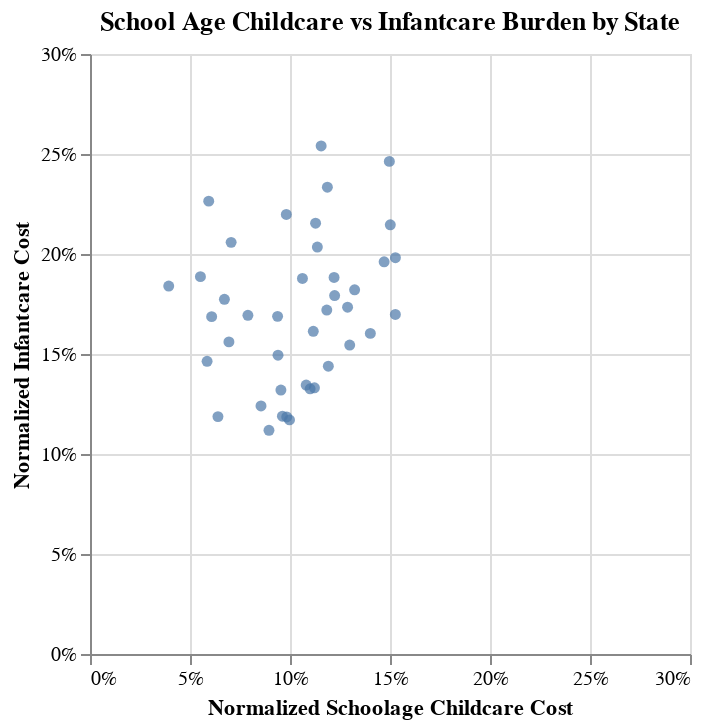

Source (notebook cell):
### Markdown cell above
### National, Infantcare vs Schoolage Care

### Code cell
schoolage_v_infant_scatter(state_costs_df, "School Age Childcare vs Infantcare Burden by State")

### Figure 1 — Vega-Lite specification as saved in the notebook (floating-point values rounded to 4 significant figures)
{"config": {"view": {"continuousWidth": 300, "continuousHeight": 300}}, "data": {"name": "data-bad8c86acf68b2ffada8fe248e9e2e23"}, "mark": {"type": "circle"}, "encoding": {"x": {"axis": {"format": "%"}, "field": "adj_schoolage", "scale": {"domain": [0, 0.3]}, "title": "Normalized Schoolage Childcare Cost", "type": "quantitative"}, "y": {"axis": {"format": "%"}, "field": "adj_infant", "scale": {"domain": [0, 0.3]}, "title": "Normalized Infantcare Cost", "type": "quantitative"}}, "title": "School Age Childcare vs Infantcare Burden by State", "$schema": "https://vega.github.io/schema/vega-lite/v5.20.1.json", "datasets": {"data-bad8c86acf68b2ffada8fe248e9e2e23": [{"STATE_NAME": "Alabama", "MEDIAN_INFANT_PRICE": 136.0, "MEDIAN_TODDLER_PRICE": 134.3, "MEDIAN_PRESCHOOL_PRICE": 125.6, "MEDIAN_SCHOOLAGE_PRICE": 112.9, "MHI": 59674, "adj_infant": 0.1185, "adj_toddler": 0.1171, "adj_preschool": 0.1094, "adj_schoolage": 0.09837}, {"STATE_NAME": "Arizona", "MEDIAN_INFANT_PRICE": 270.0, "MEDIAN_TODDLER_PRICE": 210.0, "MEDIAN_PRESCHOOL_PRICE": 210.0, "MEDIAN_SCHOOLAGE_PRICE": 175.0, "MHI": 74568, "adj_infant": 0.1883, "adj_toddler": 0.1464, "adj_preschool": 0.1464, "adj_schoolage": 0.122}, {"STATE_NAME": "California", "MEDIAN_INFANT_PRICE": 379.2, "MEDIAN_TODDLER_PRICE": 236.3, "MEDIAN_PRESCHOOL_PRICE": 225.0, "MEDIAN_SCHOOLAGE_PRICE": 198.6, "MHI": 91551, "adj_infant": 0.2154, "adj_toddler": 0.1342, "adj_preschool": 0.1278, "adj_schoolage": 0.1128}, {"STATE_NAME": "Colorado", "MEDIAN_INFANT_PRICE": 377.4, "MEDIAN_TODDLER_PRICE": 325.5, "MEDIAN_PRESCHOOL_PRICE": 276.4, "MEDIAN_SCHOOLAGE_PRICE": 168.6, "MHI": 89302, "adj_infant": 0.2198, "adj_toddler": 0.1895, "adj_preschool": 0.1609, "adj_schoolage": 0.09816}, {"STATE_NAME": "Connecticut", "MEDIAN_INFANT_PRICE": 350.0, "MEDIAN_TODDLER_PRICE": 350.0, "MEDIAN_PRESCHOOL_PRICE": 285.0, "MEDIAN_SCHOOLAGE_PRICE": 120.0, "MHI": 88429, "adj_infant": 0.2058, "adj_toddler": 0.2058, "adj_preschool": 0.1676, "adj_schoolage": 0.07057}, {"STATE_NAME": "Delaware", "MEDIAN_INFANT_PRICE": 280.3, "MEDIAN_TODDLER_PRICE": 199.2, "MEDIAN_PRESCHOOL_PRICE": 210.3, "MEDIAN_SCHOOLAGE_PRICE": 106.2, "MHI": 82174, "adj_infant": 0.1774, "adj_toddler": 0.1261, "adj_preschool": 0.1331, "adj_schoolage": 0.0672}, {"STATE_NAME": "Florida", "MEDIAN_INFANT_PRICE": 225.0, "MEDIAN_TODDLER_PRICE": 180.0, "MEDIAN_PRESCHOOL_PRICE": 165.0, "MEDIAN_SCHOOLAGE_PRICE": 125.0, "MHI": 69303, "adj_infant": 0.1688, "adj_toddler": 0.1351, "adj_preschool": 0.1238, "adj_schoolage": 0.09379}, {"STATE_NAME": "Georgia", "MEDIAN_INFANT_PRICE": 205.0, "MEDIAN_TODDLER_PRICE": 187.8, "MEDIAN_PRESCHOOL_PRICE": 179.0, "MEDIAN_SCHOOLAGE_PRICE": 82.0, "MHI": 72837, "adj_infant": 0.1464, "adj_toddler": 0.1341, "adj_preschool": 0.1278, "adj_schoolage": 0.05854}, {"STATE_NAME": "Idaho", "MEDIAN_INFANT_PRICE": 166.4, "MEDIAN_TODDLER_PRICE": 154.4, "MEDIAN_PRESCHOOL_PRICE": 140.3, "MEDIAN_SCHOOLAGE_PRICE": 134.7, "MHI": 72785, "adj_infant": 0.1189, "adj_toddler": 0.1103, "adj_preschool": 0.1002, "adj_schoolage": 0.09621}, {"STATE_NAME": "Illinois", "MEDIAN_INFANT_PRICE": 278.3, "MEDIAN_TODDLER_PRICE": 220.0, "MEDIAN_PRESCHOOL_PRICE": 189.2, "MEDIAN_SCHOOLAGE_PRICE": 81.45, "MHI": 76708, "adj_infant": 0.1887, "adj_toddler": 0.1491, "adj_preschool": 0.1282, "adj_schoolage": 0.05521}, {"STATE_NAME": "Iowa", "MEDIAN_INFANT_PRICE": 166.0, "MEDIAN_TODDLER_PRICE": 143.0, "MEDIAN_PRESCHOOL_PRICE": 143.0, "MEDIAN_SCHOOLAGE_PRICE": 114.4, "MHI": 69588, "adj_infant": 0.124, "adj_toddler": 0.1069, "adj_preschool": 0.1069, "adj_schoolage": 0.0855}, {"STATE_NAME": "Kansas", "MEDIAN_INFANT_PRICE": 157.3, "MEDIAN_TODDLER_PRICE": 148.0, "MEDIAN_PRESCHOOL_PRICE": 137.6, "MEDIAN_SCHOOLAGE_PRICE": 84.8, "MHI": 68925, "adj_infant": 0.1187, "adj_toddler": 0.1117, "adj_preschool": 0.1038, "adj_schoolage": 0.06398}, {"STATE_NAME": "Kentucky", "MEDIAN_INFANT_PRICE": 151.3, "MEDIAN_TODDLER_PRICE": 134.4, "MEDIAN_PRESCHOOL_PRICE": 134.4, "MEDIAN_SCHOOLAGE_PRICE": 125.6, "MHI": 59341, "adj_infant": 0.1326, "adj_toddler": 0.1178, "adj_preschool": 0.1178, "adj_schoolage": 0.1101}, {"STATE_NAME": "Louisiana", "MEDIAN_INFANT_PRICE": 153.3, "MEDIAN_TODDLER_PRICE": 147.3, "MEDIAN_PRESCHOOL_PRICE": 140.9, "MEDIAN_SCHOOLAGE_PRICE": 127.0, "MHI": 55416, "adj_infant": 0.1439, "adj_toddler": 0.1382, "adj_preschool": 0.1322, "adj_schoolage": 0.1192}, {"STATE_NAME": "Maine", "MEDIAN_INFANT_PRICE": 230.0, "MEDIAN_TODDLER_PRICE": 213.3, "MEDIAN_PRESCHOOL_PRICE": 194.0, "MEDIAN_SCHOOLAGE_PRICE": 158.3, "MHI": 69543, "adj_infant": 0.172, "adj_toddler": 0.1595, "adj_preschool": 0.1451, "adj_schoolage": 0.1184}, {"STATE_NAME": "Maryland", "MEDIAN_INFANT_PRICE": 327.4, "MEDIAN_TODDLER_PRICE": 230.8, "MEDIAN_PRESCHOOL_PRICE": 230.8, "MEDIAN_SCHOOLAGE_PRICE": 223.4, "MHI": 94991, "adj_infant": 0.1792, "adj_toddler": 0.1263, "adj_preschool": 0.1263, "adj_schoolage": 0.1223}, {"STATE_NAME": "Massachusetts", "MEDIAN_INFANT_PRICE": 461.6, "MEDIAN_TODDLER_PRICE": 408.5, "MEDIAN_PRESCHOOL_PRICE": 310.0, "MEDIAN_SCHOOLAGE_PRICE": 210.0, "MHI": 94488, "adj_infant": 0.254, "adj_toddler": 0.2248, "adj_preschool": 0.1706, "adj_schoolage": 0.1156}, {"STATE_NAME": "Michigan", "MEDIAN_INFANT_PRICE": 173.2, "MEDIAN_TODDLER_PRICE": 173.2, "MEDIAN_PRESCHOOL_PRICE": 155.7, "MEDIAN_SCHOOLAGE_PRICE": 139.2, "MHI": 66986, "adj_infant": 0.1345, "adj_toddler": 0.1345, "adj_preschool": 0.1208, "adj_schoolage": 0.1081}, {"STATE_NAME": "Minnesota", "MEDIAN_INFANT_PRICE": 390.0, "MEDIAN_TODDLER_PRICE": 347.6, "MEDIAN_PRESCHOOL_PRICE": 309.0, "MEDIAN_SCHOOLAGE_PRICE": 237.0, "MHI": 82338, "adj_infant": 0.2463, "adj_toddler": 0.2195, "adj_preschool": 0.1951, "adj_schoolage": 0.1497}, {"STATE_NAME": "Mississippi", "MEDIAN_INFANT_PRICE": 118.7, "MEDIAN_TODDLER_PRICE": 108.0, "MEDIAN_PRESCHOOL_PRICE": 108.0, "MEDIAN_SCHOOLAGE_PRICE": 101.1, "MHI": 52719, "adj_infant": 0.1171, "adj_toddler": 0.1065, "adj_preschool": 0.1065, "adj_schoolage": 0.09975}, {"STATE_NAME": "Montana", "MEDIAN_INFANT_PRICE": 220.8, "MEDIAN_TODDLER_PRICE": 230.1, "MEDIAN_PRESCHOOL_PRICE": 197.3, "MEDIAN_SCHOOLAGE_PRICE": 198.6, "MHI": 67631, "adj_infant": 0.1698, "adj_toddler": 0.1769, "adj_preschool": 0.1517, "adj_schoolage": 0.1527}, {"STATE_NAME": "Nebraska", "MEDIAN_INFANT_PRICE": 243.8, "MEDIAN_TODDLER_PRICE": 226.1, "MEDIAN_PRESCHOOL_PRICE": 205.0, "MEDIAN_SCHOOLAGE_PRICE": 177.1, "MHI": 69597, "adj_infant": 0.1821, "adj_toddler": 0.169, "adj_preschool": 0.1532, "adj_schoolage": 0.1323}, {"STATE_NAME": "Nevada", "MEDIAN_INFANT_PRICE": 275.6, "MEDIAN_TODDLER_PRICE": 240.5, "MEDIAN_PRESCHOOL_PRICE": 229.3, "MEDIAN_SCHOOLAGE_PRICE": 212.4, "MHI": 72333, "adj_infant": 0.1981, "adj_toddler": 0.1729, "adj_preschool": 0.1648, "adj_schoolage": 0.1527}, {"STATE_NAME": "New Hampshire", "MEDIAN_INFANT_PRICE": 300.1, "MEDIAN_TODDLER_PRICE": 284.6, "MEDIAN_PRESCHOOL_PRICE": 249.5, "MEDIAN_SCHOOLAGE_PRICE": 222.9, "MHI": 89992, "adj_infant": 0.1734, "adj_toddler": 0.1645, "adj_preschool": 0.1442, "adj_schoolage": 0.1288}, {"STATE_NAME": "New Jersey", "MEDIAN_INFANT_PRICE": 313.7, "MEDIAN_TODDLER_PRICE": 303.0, "MEDIAN_PRESCHOOL_PRICE": 303.0, "MEDIAN_SCHOOLAGE_PRICE": 146.3, "MHI": 96346, "adj_infant": 0.1693, "adj_toddler": 0.1635, "adj_preschool": 0.1635, "adj_schoolage": 0.07896}, {"STATE_NAME": "New York", "MEDIAN_INFANT_PRICE": 300.0, "MEDIAN_TODDLER_PRICE": 277.0, "MEDIAN_PRESCHOOL_PRICE": 259.0, "MEDIAN_SCHOOLAGE_PRICE": 225.0, "MHI": 79557, "adj_infant": 0.1961, "adj_toddler": 0.1811, "adj_preschool": 0.1693, "adj_schoolage": 0.1471}, {"STATE_NAME": "North Carolina", "MEDIAN_INFANT_PRICE": 202.5, "MEDIAN_TODDLER_PRICE": 168.8, "MEDIAN_PRESCHOOL_PRICE": 133.8, "MEDIAN_SCHOOLAGE_PRICE": 90.14, "MHI": 67481, "adj_infant": 0.1561, "adj_toddler": 0.1301, "adj_preschool": 0.1031, "adj_schoolage": 0.06946}, {"STATE_NAME": "North Dakota", "MEDIAN_INFANT_PRICE": 213.8, "MEDIAN_TODDLER_PRICE": 195.0, "MEDIAN_PRESCHOOL_PRICE": 181.0, "MEDIAN_SCHOOLAGE_PRICE": 179.7, "MHI": 71970, "adj_infant": 0.1545, "adj_toddler": 0.1409, "adj_preschool": 0.1308, "adj_schoolage": 0.1299}, {"STATE_NAME": "Ohio", "MEDIAN_INFANT_PRICE": 295.0, "MEDIAN_TODDLER_PRICE": 265.0, "MEDIAN_PRESCHOOL_PRICE": 232.0, "MEDIAN_SCHOOLAGE_PRICE": 150.0, "MHI": 65720, "adj_infant": 0.2334, "adj_toddler": 0.2097, "adj_preschool": 0.1836, "adj_schoolage": 0.1187}, {"STATE_NAME": "Oklahoma", "MEDIAN_INFANT_PRICE": 215.5, "MEDIAN_TODDLER_PRICE": 186.4, "MEDIAN_PRESCHOOL_PRICE": 186.4, "MEDIAN_SCHOOLAGE_PRICE": 121.9, "MHI": 59673, "adj_infant": 0.1878, "adj_toddler": 0.1625, "adj_preschool": 0.1625, "adj_schoolage": 0.1062}, {"STATE_NAME": "Oregon", "MEDIAN_INFANT_PRICE": 329.4, "MEDIAN_TODDLER_PRICE": 302.5, "MEDIAN_PRESCHOOL_PRICE": 237.0, "MEDIAN_SCHOOLAGE_PRICE": 86.37, "MHI": 75657, "adj_infant": 0.2264, "adj_toddler": 0.2079, "adj_preschool": 0.1629, "adj_schoolage": 0.05936}, {"STATE_NAME": "Rhode Island", "MEDIAN_INFANT_PRICE": 289.6, "MEDIAN_TODDLER_PRICE": 279.2, "MEDIAN_PRESCHOOL_PRICE": 245.3, "MEDIAN_SCHOOLAGE_PRICE": 61.97, "MHI": 81854, "adj_infant": 0.184, "adj_toddler": 0.1774, "adj_preschool": 0.1558, "adj_schoolage": 0.03937}, {"STATE_NAME": "South Carolina", "MEDIAN_INFANT_PRICE": 198.9, "MEDIAN_TODDLER_PRICE": 185.0, "MEDIAN_PRESCHOOL_PRICE": 181.1, "MEDIAN_SCHOOLAGE_PRICE": 137.7, "MHI": 64115, "adj_infant": 0.1613, "adj_toddler": 0.1501, "adj_preschool": 0.1469, "adj_schoolage": 0.1116}, {"STATE_NAME": "South Dakota", "MEDIAN_INFANT_PRICE": 150.0, "MEDIAN_TODDLER_PRICE": 150.0, "MEDIAN_PRESCHOOL_PRICE": 136.4, "MEDIAN_SCHOOLAGE_PRICE": 120.0, "MHI": 69728, "adj_infant": 0.1119, "adj_toddler": 0.1119, "adj_preschool": 0.1017, "adj_schoolage": 0.08949}, {"STATE_NAME": "Tennessee", "MEDIAN_INFANT_PRICE": 211.7, "MEDIAN_TODDLER_PRICE": 146.3, "MEDIAN_PRESCHOOL_PRICE": 146.3, "MEDIAN_SCHOOLAGE_PRICE": 76.33, "MHI": 65254, "adj_infant": 0.1687, "adj_toddler": 0.1166, "adj_preschool": 0.1166, "adj_schoolage": 0.06083}, {"STATE_NAME": "Texas", "MEDIAN_INFANT_PRICE": 185.0, "MEDIAN_TODDLER_PRICE": 172.0, "MEDIAN_PRESCHOOL_PRICE": 167.0, "MEDIAN_SCHOOLAGE_PRICE": 156.0, "MHI": 72284, "adj_infant": 0.1331, "adj_toddler": 0.1237, "adj_preschool": 0.1201, "adj_schoolage": 0.1122}, {"STATE_NAME": "Utah", "MEDIAN_INFANT_PRICE": 226.3, "MEDIAN_TODDLER_PRICE": 183.9, "MEDIAN_PRESCHOOL_PRICE": 168.1, "MEDIAN_SCHOOLAGE_PRICE": 163.7, "MHI": 89168, "adj_infant": 0.132, "adj_toddler": 0.1072, "adj_preschool": 0.09801, "adj_schoolage": 0.09545}, {"STATE_NAME": "Virginia", "MEDIAN_INFANT_PRICE": 246.7, "MEDIAN_TODDLER_PRICE": 194.5, "MEDIAN_PRESCHOOL_PRICE": 186.8, "MEDIAN_SCHOOLAGE_PRICE": 155.2, "MHI": 85873, "adj_infant": 0.1494, "adj_toddler": 0.1178, "adj_preschool": 0.1131, "adj_schoolage": 0.09401}, {"STATE_NAME": "Washington", "MEDIAN_INFANT_PRICE": 357.3, "MEDIAN_TODDLER_PRICE": 249.1, "MEDIAN_PRESCHOOL_PRICE": 249.1, "MEDIAN_SCHOOLAGE_PRICE": 199.6, "MHI": 91306, "adj_infant": 0.2035, "adj_toddler": 0.1418, "adj_preschool": 0.1418, "adj_schoolage": 0.1137}, {"STATE_NAME": "West Virginia", "MEDIAN_INFANT_PRICE": 167.5, "MEDIAN_TODDLER_PRICE": 159.1, "MEDIAN_PRESCHOOL_PRICE": 164.8, "MEDIAN_SCHOOLAGE_PRICE": 146.4, "MHI": 54329, "adj_infant": 0.1603, "adj_toddler": 0.1523, "adj_preschool": 0.1578, "adj_schoolage": 0.1402}, {"STATE_NAME": "Wisconsin", "MEDIAN_INFANT_PRICE": 293.0, "MEDIAN_TODDLER_PRICE": 258.8, "MEDIAN_PRESCHOOL_PRICE": 258.8, "MEDIAN_SCHOOLAGE_PRICE": 205.0, "MHI": 70996, "adj_infant": 0.2146, "adj_toddler": 0.1895, "adj_preschool": 0.1895, "adj_schoolage": 0.1501}]}}
